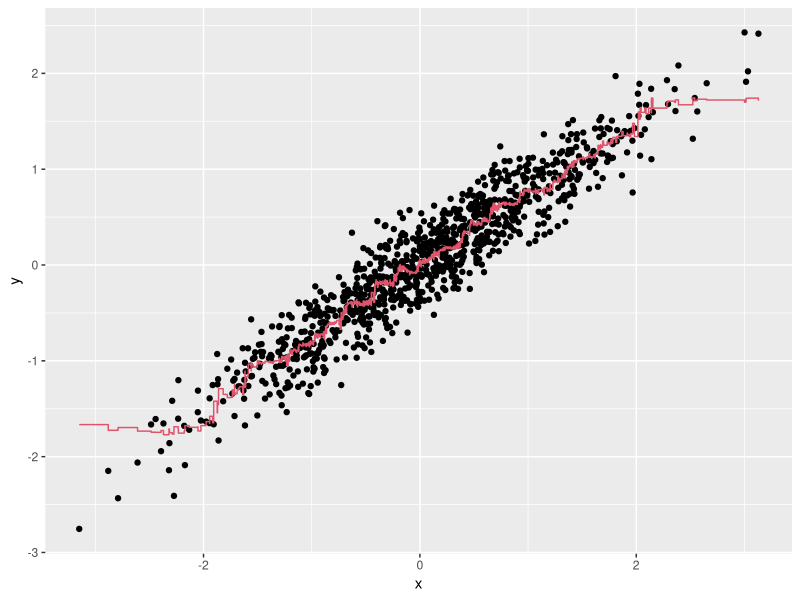

Reproduce this figure in R. (Note: this script raises an error after producing the figure.)
# --- Caret Package

library(dslabs)
library(caret)
library(tidyverse)

# Comprehension Check: Caret Package

# Q1
# In the exercise in Q6 from Comprehension Check: Trees and Random Forests, we saw that 
# changing nodesize to 50 and setting maxnodes to 25 yielded smoother results. Let's use 
# the train function to help us pick what the values of nodesize and maxnodes should be.

# From the caret description of methods, we see that we can't tune the maxnodes parameter 
# or the nodesize argument with randomForests. So we will use the __Rborist__ package and 
# tune the minNode argument. Use the train function to try values 
# minNode <- seq(25, 100, 25). Set the seed to 1.

# Which value minimizes the estimated RMSE?


?randomForest

library(rpart)
n <- 1000
sigma <- 0.25
x <- rnorm(n, 0, 1)
y <- 0.75 * x + rnorm(n, 0, sigma)
dat <- data.frame(x = x, y = y)

# Q6 previous assets
library(randomForest)
fit <- randomForest(y ~ x, data = dat, nodesize = 50, maxnodes = 25)   #BLANK
dat %>% 
  mutate(y_hat = predict(fit)) %>% 
  ggplot() +
  geom_point(aes(x, y)) +
  geom_step(aes(x, y_hat), col = 2)

fit <- train(y ~ ., method = "Rborist",
             tuneGrid = data.frame(predFixed=1, minNode = seq(25, 100, 25)),
             data = dat)

fit

# Explanation
# The following code can be used to determine that 50 minimizes the estimated RMSE:
  
set.seed(1)
library(caret)
fit <- train(y ~ ., method = "Rborist",   
             tuneGrid = data.frame(predFixed = 1, 
                                   minNode = seq(25, 100, 25)),
             data = dat)
ggplot(fit)
